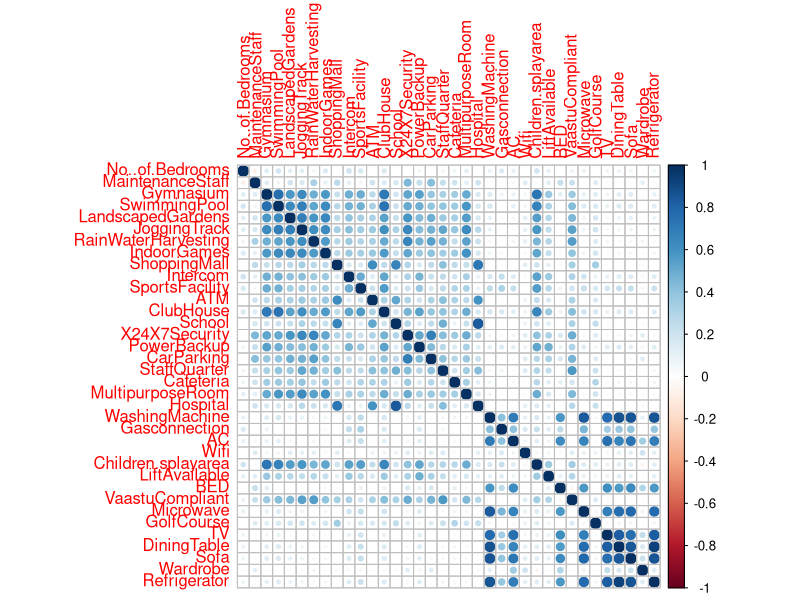
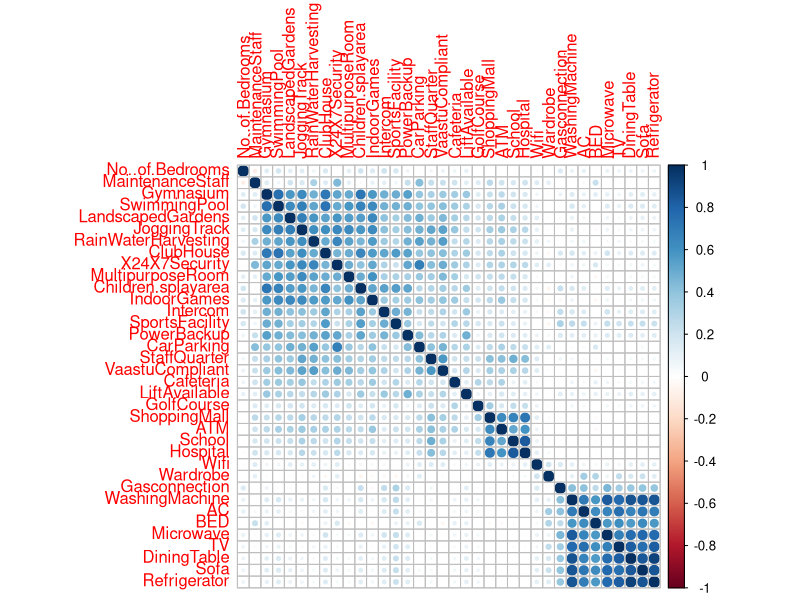
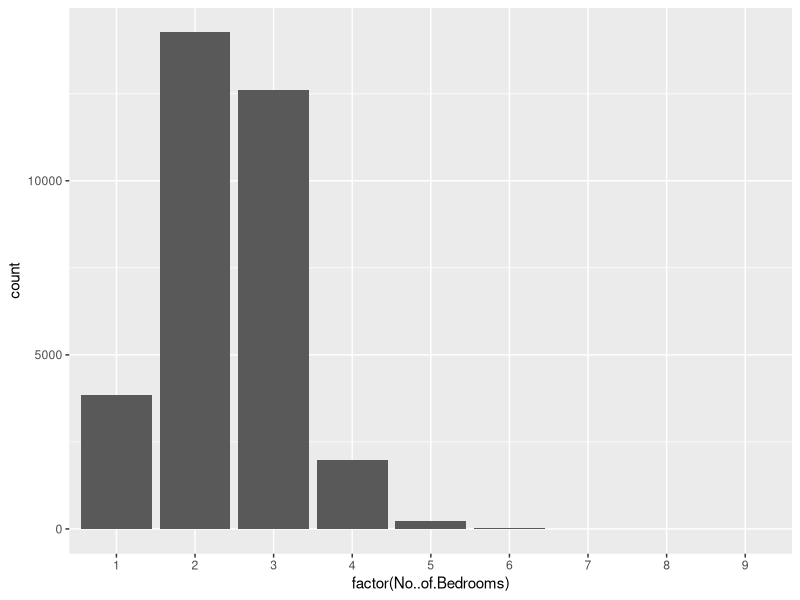
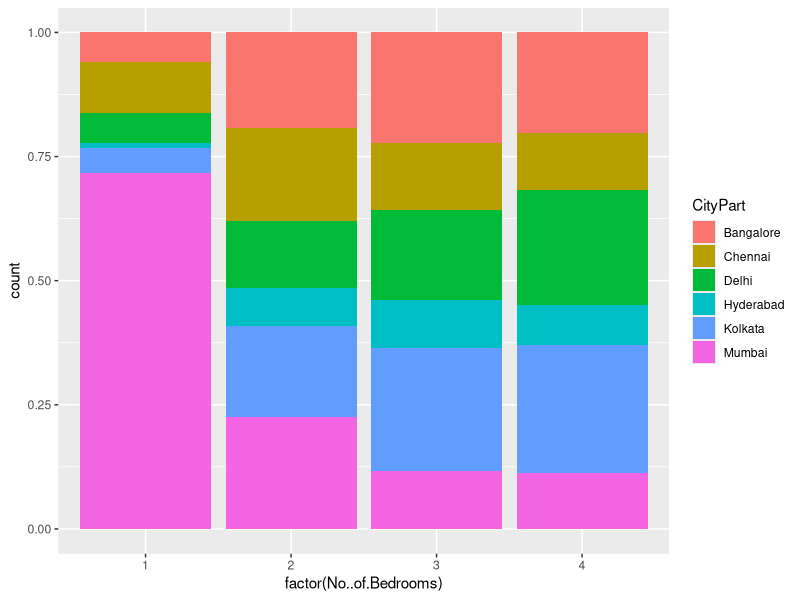
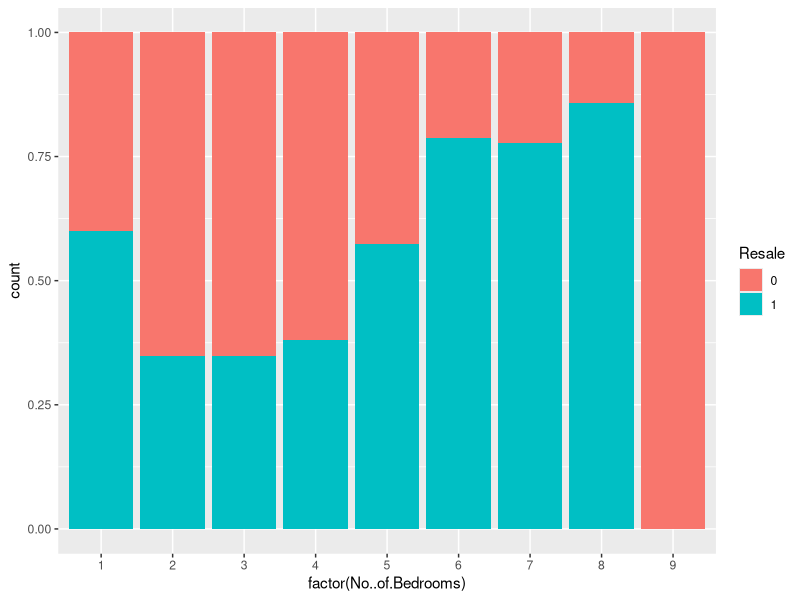
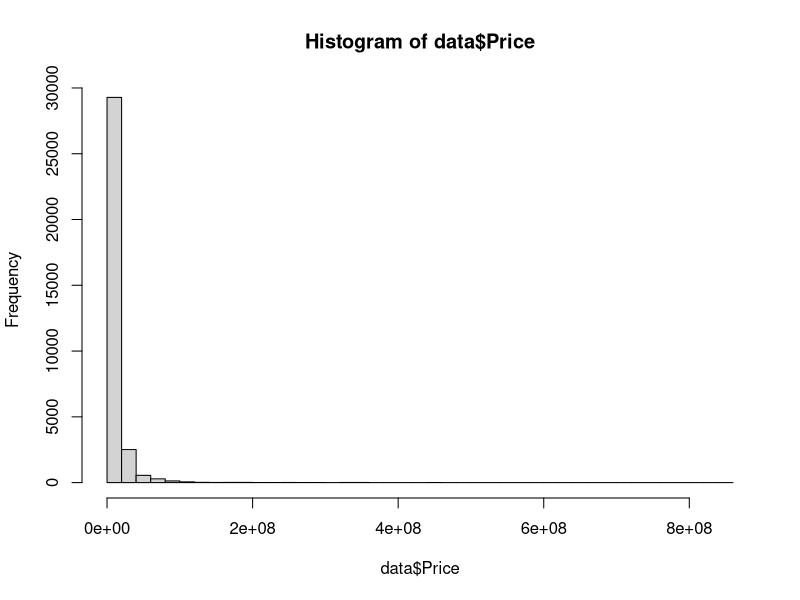
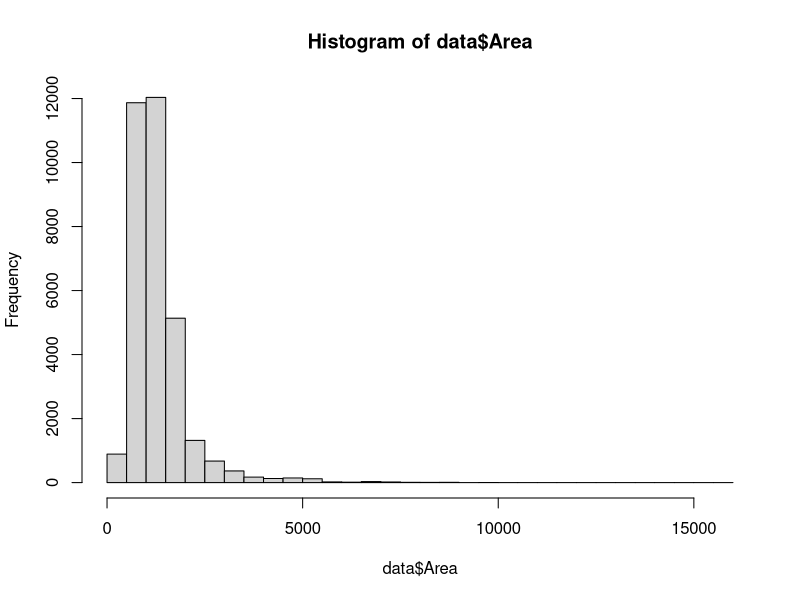
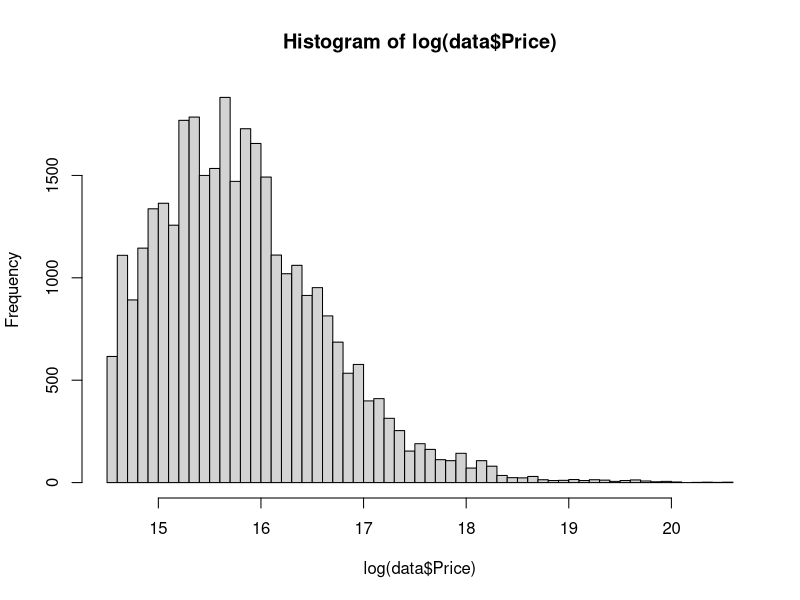

Source code (R) for these figures, in order:
rm(list = ls())

library(dplyr) |> suppressPackageStartupMessages() 
library(ggplot2) |> suppressPackageStartupMessages() 
library(corrplot) |> suppressPackageStartupMessages() 
library(Metrics) |> suppressPackageStartupMessages() 
library(caret) |> suppressPackageStartupMessages() 

# the file fulldata.csv was obtained by merging together all the datasets for individual city parts
#  and adding a new cathegorical variable CityPart
data <- read.csv("fulldata.csv")
data <- data[, -which( names(data) %in% c("X", "Location") )] # we don't need index and location
to_factorise <- names(data)
to_factorise <- to_factorise[!to_factorise %in% c("Price", "Area", "No..of.Bedrooms", "Resale", "CityPart")]

# correlation matrix for the binary "yes/no" variables
corrplot( cor( data[ data$School != 9, c( "No..of.Bedrooms", to_factorise ) ] ) )

# rearranging variables for better visualisation of correlated clusters
group1 <- c( "MaintenanceStaff", "Gymnasium", "SwimmingPool", "LandscapedGardens", 
             "JoggingTrack", "RainWaterHarvesting", "ClubHouse", "X24X7Security", "MultipurposeRoom", "Children.splayarea",
             "IndoorGames", "Intercom", 
             "SportsFacility", "PowerBackup", 
             "CarParking", "StaffQuarter",  
             "VaastuCompliant", "Cafeteria", 
             "LiftAvailable", "GolfCourse" )
group2 <- c( "ShoppingMall", "ATM", "School", "Hospital" )
group3 <- c( "Wifi", "Wardrobe", "Gasconnection", "WashingMachine", "AC", "BED", "Microwave", "TV", "DiningTable",
             "Sofa", "Refrigerator" )
corrplot( cor( data[ data$School != 9, c( "No..of.Bedrooms", group1, group2, group3 )] ) )

# factorise the cathegorical variables
data[,to_factorise] <- lapply(data[,to_factorise], factor)
data$Resale <- data$Resale |> factor()
data$CityPart <- data$CityPart |> factor()

summary(data)

NAcount <- rowSums( data[,to_factorise] == 9 )
sum( NAcount != 0 )
sum( NAcount[ NAcount != 0 ] == length(to_factorise) )
data$had_NA <- (NAcount != 0)

summary(factor(data$No..of.Bedrooms))
ggplot(data, aes(x = factor(No..of.Bedrooms) ) ) + geom_bar()

ggplot(data %>% filter( No..of.Bedrooms < 5 ), aes(x = factor(No..of.Bedrooms), fill = CityPart ) ) + 
  geom_bar(position = "fill")
ggplot(data, aes(x = factor(No..of.Bedrooms), fill = Resale)) +
  geom_bar(position = "fill")

hist(data$Price, breaks = 50)
hist(data$Area, breaks = 50)

hist(log(data$Price), breaks = 50)
hist(log(data$Area), breaks = 50)

ggplot(data, aes(x=factor(No..of.Bedrooms), y=log(Area) ) ) + 
  geom_boxplot( aes( group = No..of.Bedrooms ), outlier.colour="black", outlier.shape=16,
                outlier.size=2, notch=FALSE)

ggplot(data, aes(x=factor(No..of.Bedrooms), y=log(Price) ) ) + 
  geom_boxplot( aes( group = No..of.Bedrooms ), outlier.colour="black", outlier.shape=16,
                outlier.size=2, notch=FALSE)

ggplot(data, aes(x = CityPart, fill = Resale)) + geom_bar()
ggplot(data, aes(x = CityPart, fill = Resale)) + geom_bar(position = "fill")
ggplot(data %>% filter( No..of.Bedrooms < 5 ), aes(x = CityPart, fill = factor(No..of.Bedrooms))) +
  geom_bar()
ggplot(data %>% filter( No..of.Bedrooms < 5 ), aes(x = CityPart, fill = factor(No..of.Bedrooms))) +
  geom_bar(position = "fill")

ggplot(data, aes(x=log(Price), y=log(Area) ) ) + 
  geom_point( aes(color = CityPart) )

ggplot(data %>% filter(No..of.Bedrooms < 5), aes(x=log(Price), y=log(Area) ) ) + 
  geom_point( aes(color = No..of.Bedrooms) )

ggplot(data, aes(x=log(Price), y=log(Area) ) ) + geom_point()

ggplot(data %>% filter(MaintenanceStaff != 9), aes(x=log(Price), y=log(Area) ) ) + 
  geom_point()   # removing 9s increases price/area correlation

# splitting data to train and test set, train set is 70%
set.seed(101) # for replicability
n = nrow(data)
trainIndex = sample(1:n, size = round(0.7*n), replace=FALSE)
train = data[trainIndex ,]
test = data[-trainIndex ,]

data2 <- train
data2$Area <- log(train$Area)
data2$Price <- log(train$Price)
model.poisson_all <- glm(No..of.Bedrooms ~ ., data = data2, family = "poisson" )
summary(model.poisson_all)

#===POISSON
model.poisson <- glm(No..of.Bedrooms ~ log(Price) + log(Area) + Resale, 
                     data = train, family = "poisson")
summary(model.poisson)
model.poisson2 <- glm(No..of.Bedrooms ~ log(Price) + log(Area) + Resale + CityPart, 
                      data = train, family = "poisson")
summary(model.poisson2)

anova(model.poisson, model.poisson2, test = "Chisq")
# adding CityPart significantly improves fit

model.poisson3 <- glm(No..of.Bedrooms ~ log(Price) + log(Area) + Resale + CityPart + Children.splayarea, 
                      data = train, family = "poisson")
summary(model.poisson3)

anova(model.poisson2, model.poisson3, test = "Chisq")
# adding Children.splayarea once more significantly improves fit


model.poisson4 <- glm(No..of.Bedrooms ~ log(Price) + log(Area) + Resale + 
                      CityPart + Intercom + PowerBackup + Children.splayarea + LiftAvailable,
                    data = train, family = "poisson" )
summary(model.poisson4)
anova(model.poisson3, model.poisson4, test = "Chisq")
# also improve fit
# so the best poisson model is probably the last one 

exp(model.poisson4$coefficients)

model.lm_all <- lm(No..of.Bedrooms ~ ., data = data2)
summary(model.lm_all)

#===GAUSS
model.gauss <- glm(No..of.Bedrooms ~ log(Price) + log(Area) + Resale,
                   data = train, family = gaussian( link = "identity") )
summary(model.gauss)
# model.gauss2 <- glm(No..of.Bedrooms ~ log(Price) + log(Area) + Resale + CityPart + 
#                       ftu_count + infrastruct_count + equip_count + neighborhood_count + had_NA,
#                    data = train, family = gaussian( link = "identity"))
model.gauss2 <- glm(No..of.Bedrooms ~ log(Price) + log(Area) + Resale + CityPart,
                    data = train, family = gaussian( link = "identity") )
summary(model.gauss2)
anova(model.gauss, model.gauss2, test = "Chisq")
# adding CityPart significantly improves fit
# also resale became significant now

model.gauss3 <- glm(No..of.Bedrooms ~ log(Price) + log(Area) + Resale + 
                      CityPart + Children.splayarea,
                    data = train, family = gaussian( link = "identity"))
summary(model.gauss3)
anova(model.gauss2, model.gauss3, test = "Chisq")
# also adding Children.splayarea significantly improves fit

model.gauss4 <- glm(No..of.Bedrooms ~ log(Price) + log(Area) + Resale + CityPart + 
                        SwimmingPool + RainWaterHarvesting + IndoorGames + Intercom + 
                        PowerBackup + Gasconnection + Children.splayarea + LiftAvailable,
                    data = train, family = gaussian( link = "identity"))
summary(model.gauss4)
anova(model.gauss3, model.gauss4, test = "Chisq")
# also improve fit
# so the best gaussian model is the last one 

confint(model.gauss4)

#===LM
model.lm <- lm( data = train, No..of.Bedrooms ~ log(Price) + log(Area) + Resale )
model.lm2 <- lm( data = train, No..of.Bedrooms ~ log(Price) + log(Area) + 
                   Resale + CityPart )
model.lm3 <- lm( data = train, No..of.Bedrooms ~ log(Price) + log(Area) +
                   Resale + CityPart + Children.splayarea )
model.lm4 <- lm( data = train, No..of.Bedrooms ~ log(Price) + log(Area) + Resale + CityPart + 
                        SwimmingPool + RainWaterHarvesting + IndoorGames + Intercom + 
                        PowerBackup + Gasconnection + Children.splayarea + LiftAvailable )
anova(model.lm, model.lm2)
anova(model.lm2, model.lm3)
anova(model.lm3, model.lm4)
# it's the same as gaussian

summary(model.lm4)
confint(model.lm4)

plot(model.lm4)
#plot(model.lm4,5)

# ------------------------> PREDICTION AND VALIDATION <------------------------

predicts.poisson = predict(model.poisson2, newdata = test, type = "response")
rmse( test$No..of.Bedrooms, predicts.poisson )
#factor( round(predicts.poisson) )
#factor( test$No..of.Bedrooms )
cv.poisson = confusionMatrix( factor( round(predicts.poisson) ),
                              factor( test$No..of.Bedrooms ) )
print(cv.poisson)

predicts.poisson = predict(model.poisson3, newdata = test, type = "response")
rmse( test$No..of.Bedrooms, predicts.poisson )
cv.poisson = confusionMatrix( factor( round(predicts.poisson) ),
                              factor( test$No..of.Bedrooms ) )
print(cv.poisson)

predicts.poisson = predict(model.poisson4, newdata = test, type = "response")
rmse( test$No..of.Bedrooms, predicts.poisson )
cv.poisson = confusionMatrix( factor( round(predicts.poisson) ),
                              factor( test$No..of.Bedrooms ) )
print(cv.poisson)

predicts.gauss <- predict(model.gauss2, newdata = test, type = "response")
predicts.gauss[ predicts.gauss < 0.5 ] = 1
rmse( test$No..of.Bedrooms, predicts.gauss )
cv.gauss = confusionMatrix( factor( round(predicts.gauss) ), 
                         factor( test$No..of.Bedrooms ) )
print(cv.gauss)

predicts.gauss <- predict(model.gauss3, newdata = test, type = "response")
predicts.gauss[ predicts.gauss < 0.5 ] = 1
rmse( test$No..of.Bedrooms, predicts.gauss )
cv.gauss = confusionMatrix( factor( round(predicts.gauss) ), 
                         factor( test$No..of.Bedrooms ) )
print(cv.gauss)
predicts.gauss <- predict(model.gauss4, newdata = test, type = "response")
predicts.gauss[ predicts.gauss < 0.5 ] = 1
rmse( test$No..of.Bedrooms, predicts.gauss )
cv.gauss = confusionMatrix( factor( round(predicts.gauss) ), 
                         factor( test$No..of.Bedrooms ) )
print(cv.gauss)

predicts.lm <- predict(model.lm2, newdata = test, type = "response")
predicts.lm[ predicts.lm < 0.5 ] = 1
rmse( test$No..of.Bedrooms, predicts.lm )
cv.lm = confusionMatrix( factor( round(predicts.lm) ), 
                         factor( test$No..of.Bedrooms ) )
print(cv.lm)

predicts.lm <- predict(model.lm3, newdata = test, type = "response")
predicts.lm[ predicts.lm < 0.5 ] = 1
rmse( test$No..of.Bedrooms, predicts.lm )
cv.lm = confusionMatrix( factor( round(predicts.lm) ), 
                         factor( test$No..of.Bedrooms ) )
print(cv.lm)

predicts.lm <- predict(model.lm4, newdata = test, type = "response")
predicts.lm[ predicts.lm < 0.5 ] = 1
rmse( test$No..of.Bedrooms, predicts.lm )
cv.lm = confusionMatrix( factor( round(predicts.lm) ), 
                         factor( test$No..of.Bedrooms ) )
print(cv.lm)
# best achieved accuracy is around 0.7776, with most errors being just +-1 room 
#   (its an ok model, although the interpretation is problematic with the negative intercept)

#Create a custom color scale
library(RColorBrewer)
myColors <- brewer.pal(9,"Set1")
names(myColors) <- levels(factor(1:9))
colScale <- scale_colour_manual(name = "grp",values = myColors)

# test %>% filter(No..of.Bedrooms < 5)
ggplot(test %>% filter(No..of.Bedrooms < 7) , aes(x=log(Price), y=log(Area) ) ) + 
    geom_point( aes(color = factor( No..of.Bedrooms ) ) ) + 
    scale_color_brewer(palette = "PuOr")

ggplot(test, aes(x=log(Price), y=log(Area) ) ) + 
    geom_point( aes(color = factor( round(predicts.gauss) ) ) ) + 
    scale_color_brewer(palette = "PuOr")

ggplot(test, aes(x=log(Price), y=log(Area) ) ) + 
    geom_point( aes(color = ( round(predicts.gauss) == No..of.Bedrooms ) ) )
